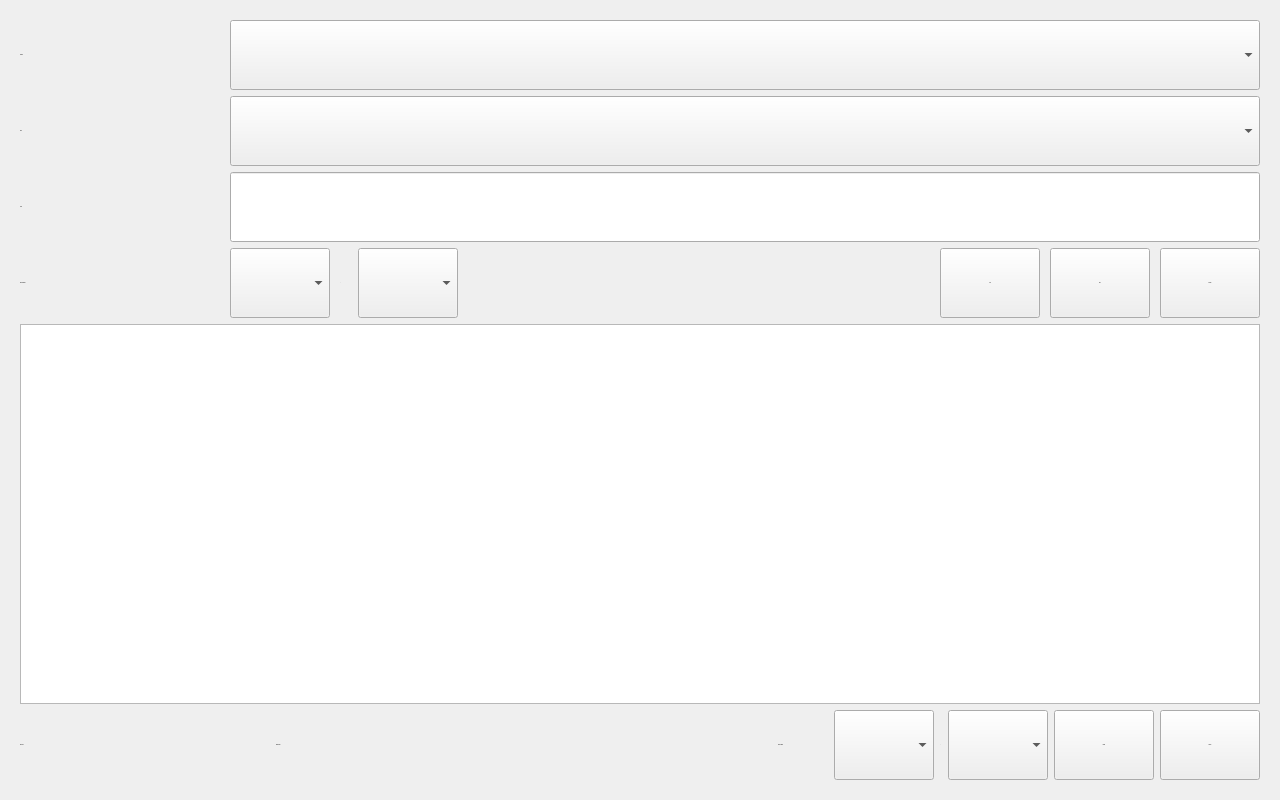
<?xml version="1.0" encoding="UTF-8"?>
<ui version="4.0">
 <class>ClockoutForm</class>
 <widget class="QWidget" name="ClockoutForm">
  <property name="geometry">
   <rect>
    <x>0</x>
    <y>0</y>
    <width>1280</width>
    <height>800</height>
   </rect>
  </property>
  <property name="font">
   <font>
    <family>Calibri</family>
    <pointsize>-1</pointsize>
   </font>
  </property>
  <property name="windowTitle">
   <string>Clock Out Edit</string>
  </property>
  <property name="styleSheet">
   <string notr="true">QWidget#ClockoutForm{

background-color:#E8E8E8;
}
*{
font-family:&quot;Calibri&quot;;
font-size: 32px;
color:#263544;
}



QStackedWidget{
margin:0px;
padding:0px;
}


QWidget{

margin:0px;
padding:0px;
}
QWidget#bigwidger{
background-color:#E8E8E8;
border:none;
}


QLineEdit{ 
background-color:#FFFFFF;
 border: 0px solid 263544;	
}
QLineEdit:hover{ 
background-color:#D1D1D1;
}
QLineEdit#Description{
margin:0;
padding:0px;
}


QTableWidget{
border:none;
}
QTextEdit{
border:none;
}


QPushButton{
padding:3px;
border:none;
background-color:#FFFFFF;
}
QPushButton:hover:!pressed{
background-color:#D1D1D1;
}


QDateTimeEdit{
border:none;
background-color:#FFFFFF;
}
QDateEditTime:hover{
border:none;
background-color:#D1D1D1;
}
QDateEditTime::drop-down{
border:none;
}


QComboBox{
border:none;
background-color:#FFFFFF;
padding-left:35px;
 border: 0px solid 263544;	
}
QComboBox:hover {
background-color:#D1D1D1;

}
QComboBox#Items,QComboBox#Projects{
padding-left:2px;
}


QComboBox:drop-down{
 border: none;
}


QRadioButton{
padding:0px;
margin:0px;
}


QGroupBox {
    border: 0px solid gray;
	
    margin-top: 0.5em;
	margin-right:0px;
	margin-left:0px;
}
QGroupBox::title {
    subcontrol-origin: margin;
    left: 10px;
    padding: 0 3px 0 3px;
}

QScrollBar:vertical {
border-radius: 10px;
background: black;
width: 100px;
/ margin sets up how far the handle can travel*/
margin: 0px 0px 0px 0px;
}</string>
  </property>
  <layout class="QGridLayout" name="gridLayout">
   <item row="0" column="0">
    <widget class="QWidget" name="bigwidger" native="true">
     <layout class="QGridLayout" name="gridLayout_2">
      <item row="0" column="0">
       <layout class="QHBoxLayout" name="horizontalLayout_4"/>
      </item>
      <item row="1" column="0">
       <layout class="QVBoxLayout" name="verticalLayout_4">
        <item>
         <layout class="QHBoxLayout" name="horizontalLayout_9">
          <property name="spacing">
           <number>10</number>
          </property>
          <item>
           <widget class="QLabel" name="label_3">
            <property name="sizePolicy">
             <sizepolicy hsizetype="Fixed" vsizetype="Preferred">
              <horstretch>0</horstretch>
              <verstretch>0</verstretch>
             </sizepolicy>
            </property>
            <property name="minimumSize">
             <size>
              <width>200</width>
              <height>0</height>
             </size>
            </property>
            <property name="maximumSize">
             <size>
              <width>200</width>
              <height>45</height>
             </size>
            </property>
            <property name="text">
             <string>Project:</string>
            </property>
           </widget>
          </item>
          <item>
           <widget class="QComboBox" name="Projects">
            <property name="sizePolicy">
             <sizepolicy hsizetype="Preferred" vsizetype="Preferred">
              <horstretch>0</horstretch>
              <verstretch>0</verstretch>
             </sizepolicy>
            </property>
            <property name="minimumSize">
             <size>
              <width>0</width>
              <height>70</height>
             </size>
            </property>
            <property name="sizeAdjustPolicy">
             <enum>QComboBox::AdjustToContents</enum>
            </property>
           </widget>
          </item>
         </layout>
        </item>
        <item>
         <layout class="QHBoxLayout" name="horizontalLayout_5">
          <property name="spacing">
           <number>10</number>
          </property>
          <item>
           <widget class="QLabel" name="label_4">
            <property name="sizePolicy">
             <sizepolicy hsizetype="Fixed" vsizetype="Preferred">
              <horstretch>0</horstretch>
              <verstretch>0</verstretch>
             </sizepolicy>
            </property>
            <property name="minimumSize">
             <size>
              <width>200</width>
              <height>0</height>
             </size>
            </property>
            <property name="maximumSize">
             <size>
              <width>200</width>
              <height>45</height>
             </size>
            </property>
            <property name="text">
             <string>Task:</string>
            </property>
           </widget>
          </item>
          <item>
           <widget class="QComboBox" name="Items">
            <property name="sizePolicy">
             <sizepolicy hsizetype="Preferred" vsizetype="Preferred">
              <horstretch>0</horstretch>
              <verstretch>0</verstretch>
             </sizepolicy>
            </property>
            <property name="minimumSize">
             <size>
              <width>0</width>
              <height>70</height>
             </size>
            </property>
           </widget>
          </item>
         </layout>
        </item>
        <item>
         <layout class="QHBoxLayout" name="horizontalLayout_6">
          <property name="spacing">
           <number>10</number>
          </property>
          <item>
           <widget class="QLabel" name="DescriptionLabel">
            <property name="sizePolicy">
             <sizepolicy hsizetype="Fixed" vsizetype="Preferred">
              <horstretch>0</horstretch>
              <verstretch>0</verstretch>
             </sizepolicy>
            </property>
            <property name="maximumSize">
             <size>
              <width>200</width>
              <height>45</height>
             </size>
            </property>
            <property name="text">
             <string>Note:</string>
            </property>
            <property name="buddy">
             <cstring>Description</cstring>
            </property>
           </widget>
          </item>
          <item>
           <widget class="QLineEdit" name="Description">
            <property name="sizePolicy">
             <sizepolicy hsizetype="Preferred" vsizetype="Preferred">
              <horstretch>0</horstretch>
              <verstretch>0</verstretch>
             </sizepolicy>
            </property>
            <property name="minimumSize">
             <size>
              <width>0</width>
              <height>70</height>
             </size>
            </property>
            <property name="echoMode">
             <enum>QLineEdit::Normal</enum>
            </property>
           </widget>
          </item>
         </layout>
        </item>
        <item>
         <layout class="QHBoxLayout" name="horizontalLayout_8">
          <property name="spacing">
           <number>10</number>
          </property>
          <item>
           <widget class="QLabel" name="label_5">
            <property name="sizePolicy">
             <sizepolicy hsizetype="Fixed" vsizetype="Preferred">
              <horstretch>0</horstretch>
              <verstretch>0</verstretch>
             </sizepolicy>
            </property>
            <property name="minimumSize">
             <size>
              <width>200</width>
              <height>0</height>
             </size>
            </property>
            <property name="maximumSize">
             <size>
              <width>200</width>
              <height>45</height>
             </size>
            </property>
            <property name="text">
             <string>Time Worked:</string>
            </property>
           </widget>
          </item>
          <item>
           <widget class="QComboBox" name="Hours">
            <property name="minimumSize">
             <size>
              <width>100</width>
              <height>70</height>
             </size>
            </property>
            <property name="maximumSize">
             <size>
              <width>70</width>
              <height>16777215</height>
             </size>
            </property>
            <property name="editable">
             <bool>false</bool>
            </property>
            <property name="currentText">
             <string/>
            </property>
            <property name="maxVisibleItems">
             <number>16</number>
            </property>
           </widget>
          </item>
          <item>
           <widget class="QLabel" name="label_8">
            <property name="minimumSize">
             <size>
              <width>8</width>
              <height>0</height>
             </size>
            </property>
            <property name="maximumSize">
             <size>
              <width>8</width>
              <height>16777215</height>
             </size>
            </property>
            <property name="text">
             <string>:</string>
            </property>
           </widget>
          </item>
          <item>
           <widget class="QComboBox" name="Minutes">
            <property name="minimumSize">
             <size>
              <width>100</width>
              <height>70</height>
             </size>
            </property>
            <property name="maximumSize">
             <size>
              <width>70</width>
              <height>16777215</height>
             </size>
            </property>
            <property name="editable">
             <bool>false</bool>
            </property>
           </widget>
          </item>
          <item>
           <spacer name="horizontalSpacer_2">
            <property name="orientation">
             <enum>Qt::Horizontal</enum>
            </property>
            <property name="sizeHint" stdset="0">
             <size>
              <width>40</width>
              <height>20</height>
             </size>
            </property>
           </spacer>
          </item>
          <item>
           <widget class="QPushButton" name="Add">
            <property name="minimumSize">
             <size>
              <width>100</width>
              <height>70</height>
             </size>
            </property>
            <property name="text">
             <string>Add</string>
            </property>
           </widget>
          </item>
          <item>
           <widget class="QPushButton" name="Edit">
            <property name="minimumSize">
             <size>
              <width>100</width>
              <height>70</height>
             </size>
            </property>
            <property name="text">
             <string>Edit</string>
            </property>
           </widget>
          </item>
          <item>
           <widget class="QPushButton" name="Delete">
            <property name="minimumSize">
             <size>
              <width>100</width>
              <height>70</height>
             </size>
            </property>
            <property name="text">
             <string>Delete</string>
            </property>
           </widget>
          </item>
         </layout>
        </item>
        <item>
         <layout class="QHBoxLayout" name="horizontalLayout_7">
          <property name="sizeConstraint">
           <enum>QLayout::SetDefaultConstraint</enum>
          </property>
         </layout>
        </item>
       </layout>
      </item>
      <item row="2" column="0">
       <widget class="QTableWidget" name="Sections">
        <property name="minimumSize">
         <size>
          <width>500</width>
          <height>0</height>
         </size>
        </property>
        <property name="editTriggers">
         <set>QAbstractItemView::NoEditTriggers</set>
        </property>
        <property name="alternatingRowColors">
         <bool>true</bool>
        </property>
        <property name="gridStyle">
         <enum>Qt::SolidLine</enum>
        </property>
        <attribute name="verticalHeaderMinimumSectionSize">
         <number>30</number>
        </attribute>
       </widget>
      </item>
      <item row="3" column="0">
       <layout class="QHBoxLayout" name="horizontalLayout_2">
        <item>
         <layout class="QHBoxLayout" name="horizontalLayout_10">
          <item>
           <widget class="QLabel" name="label_2">
            <property name="text">
             <string>Time Left: </string>
            </property>
           </widget>
          </item>
          <item>
           <widget class="QLabel" name="timeLeft">
            <property name="text">
             <string/>
            </property>
           </widget>
          </item>
          <item>
           <spacer name="horizontalSpacer_4">
            <property name="orientation">
             <enum>Qt::Horizontal</enum>
            </property>
            <property name="sizeHint" stdset="0">
             <size>
              <width>40</width>
              <height>20</height>
             </size>
            </property>
           </spacer>
          </item>
          <item>
           <widget class="QLabel" name="label_7">
            <property name="text">
             <string>Week Total: </string>
            </property>
           </widget>
          </item>
          <item>
           <widget class="QLabel" name="timeWeek">
            <property name="text">
             <string/>
            </property>
           </widget>
          </item>
          <item>
           <spacer name="horizontalSpacer_3">
            <property name="orientation">
             <enum>Qt::Horizontal</enum>
            </property>
            <property name="sizeHint" stdset="0">
             <size>
              <width>40</width>
              <height>20</height>
             </size>
            </property>
           </spacer>
          </item>
          <item>
           <widget class="QLabel" name="error">
            <property name="text">
             <string/>
            </property>
           </widget>
          </item>
          <item>
           <spacer name="horizontalSpacer">
            <property name="orientation">
             <enum>Qt::Horizontal</enum>
            </property>
            <property name="sizeHint" stdset="0">
             <size>
              <width>40</width>
              <height>20</height>
             </size>
            </property>
           </spacer>
          </item>
         </layout>
        </item>
        <item>
         <widget class="QLabel" name="label_6">
          <property name="sizePolicy">
           <sizepolicy hsizetype="Fixed" vsizetype="Preferred">
            <horstretch>0</horstretch>
            <verstretch>0</verstretch>
           </sizepolicy>
          </property>
          <property name="minimumSize">
           <size>
            <width>50</width>
            <height>0</height>
           </size>
          </property>
          <property name="text">
           <string>Lunch Taken:</string>
          </property>
         </widget>
        </item>
        <item>
         <widget class="QComboBox" name="LunchHours">
          <property name="minimumSize">
           <size>
            <width>100</width>
            <height>70</height>
           </size>
          </property>
          <property name="maximumSize">
           <size>
            <width>100</width>
            <height>16777215</height>
           </size>
          </property>
          <property name="editable">
           <bool>false</bool>
          </property>
         </widget>
        </item>
        <item>
         <widget class="QLabel" name="label">
          <property name="text">
           <string>:</string>
          </property>
         </widget>
        </item>
        <item>
         <widget class="QComboBox" name="LunchMinutes">
          <property name="minimumSize">
           <size>
            <width>100</width>
            <height>70</height>
           </size>
          </property>
          <property name="maximumSize">
           <size>
            <width>100</width>
            <height>16777215</height>
           </size>
          </property>
         </widget>
        </item>
        <item>
         <widget class="QPushButton" name="FinishedButton">
          <property name="minimumSize">
           <size>
            <width>100</width>
            <height>70</height>
           </size>
          </property>
          <property name="text">
           <string>Finish</string>
          </property>
         </widget>
        </item>
        <item>
         <widget class="QPushButton" name="CancelButton">
          <property name="minimumSize">
           <size>
            <width>100</width>
            <height>70</height>
           </size>
          </property>
          <property name="text">
           <string>Cancel</string>
          </property>
         </widget>
        </item>
       </layout>
      </item>
     </layout>
    </widget>
   </item>
  </layout>
 </widget>
 <tabstops>
  <tabstop>Projects</tabstop>
  <tabstop>Items</tabstop>
  <tabstop>Description</tabstop>
  <tabstop>Hours</tabstop>
  <tabstop>Minutes</tabstop>
  <tabstop>Add</tabstop>
  <tabstop>Edit</tabstop>
  <tabstop>Delete</tabstop>
  <tabstop>LunchHours</tabstop>
  <tabstop>FinishedButton</tabstop>
  <tabstop>CancelButton</tabstop>
  <tabstop>Sections</tabstop>
 </tabstops>
 <resources/>
 <connections/>
</ui>
